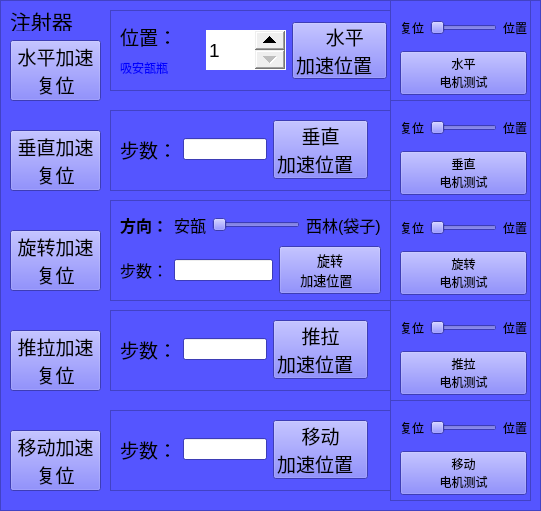
  <widget class="QFrame" name="frame">
   <property name="geometry">
    <rect>
     <x>0</x>
     <y>10</y>
     <width>541</width>
     <height>511</height>
    </rect>
   </property>
   <property name="palette">
    <palette>
     <active>
      <colorrole role="WindowText">
       <brush brushstyle="SolidPattern">
        <color alpha="255">
         <red>0</red>
         <green>0</green>
         <blue>0</blue>
        </color>
       </brush>
      </colorrole>
      <colorrole role="Button">
       <brush brushstyle="SolidPattern">
        <color alpha="255">
         <red>85</red>
         <green>85</green>
         <blue>255</blue>
        </color>
       </brush>
      </colorrole>
      <colorrole role="Light">
       <brush brushstyle="SolidPattern">
        <color alpha="255">
         <red>213</red>
         <green>213</green>
         <blue>255</blue>
        </color>
       </brush>
      </colorrole>
      <colorrole role="Midlight">
       <brush brushstyle="SolidPattern">
        <color alpha="255">
         <red>149</red>
         <green>149</green>
         <blue>255</blue>
        </color>
       </brush>
      </colorrole>
      <colorrole role="Dark">
       <brush brushstyle="SolidPattern">
        <color alpha="255">
         <red>42</red>
         <green>42</green>
         <blue>127</blue>
        </color>
       </brush>
      </colorrole>
      <colorrole role="Mid">
       <brush brushstyle="SolidPattern">
        <color alpha="255">
         <red>56</red>
         <green>56</green>
         <blue>170</blue>
        </color>
       </brush>
      </colorrole>
      <colorrole role="Text">
       <brush brushstyle="SolidPattern">
        <color alpha="255">
         <red>0</red>
         <green>0</green>
         <blue>0</blue>
        </color>
       </brush>
      </colorrole>
      <colorrole role="BrightText">
       <brush brushstyle="SolidPattern">
        <color alpha="255">
         <red>255</red>
         <green>255</green>
         <blue>255</blue>
        </color>
       </brush>
      </colorrole>
      <colorrole role="ButtonText">
       <brush brushstyle="SolidPattern">
        <color alpha="255">
         <red>0</red>
         <green>0</green>
         <blue>0</blue>
        </color>
       </brush>
      </colorrole>
      <colorrole role="Base">
       <brush brushstyle="SolidPattern">
        <color alpha="255">
         <red>255</red>
         <green>255</green>
         <blue>255</blue>
        </color>
       </brush>
      </colorrole>
      <colorrole role="Window">
       <brush brushstyle="SolidPattern">
        <color alpha="255">
         <red>85</red>
         <green>85</green>
         <blue>255</blue>
        </color>
       </brush>
      </colorrole>
      <colorrole role="Shadow">
       <brush brushstyle="SolidPattern">
        <color alpha="255">
         <red>0</red>
         <green>0</green>
         <blue>0</blue>
        </color>
       </brush>
      </colorrole>
      <colorrole role="AlternateBase">
       <brush brushstyle="SolidPattern">
        <color alpha="255">
         <red>170</red>
         <green>170</green>
         <blue>255</blue>
        </color>
       </brush>
      </colorrole>
      <colorrole role="ToolTipBase">
       <brush brushstyle="SolidPattern">
        <color alpha="255">
         <red>255</red>
         <green>255</green>
         <blue>220</blue>
        </color>
       </brush>
      </colorrole>
      <colorrole role="ToolTipText">
       <brush brushstyle="SolidPattern">
        <color alpha="255">
         <red>0</red>
         <green>0</green>
         <blue>0</blue>
        </color>
       </brush>
      </colorrole>
     </active>
     <inactive>
      <colorrole role="WindowText">
       <brush brushstyle="SolidPattern">
        <color alpha="255">
         <red>0</red>
         <green>0</green>
         <blue>0</blue>
        </color>
       </brush>
      </colorrole>
      <colorrole role="Button">
       <brush brushstyle="SolidPattern">
        <color alpha="255">
         <red>85</red>
         <green>85</green>
         <blue>255</blue>
        </color>
       </brush>
      </colorrole>
      <colorrole role="Light">
       <brush brushstyle="SolidPattern">
        <color alpha="255">
         <red>213</red>
         <green>213</green>
         <blue>255</blue>
        </color>
       </brush>
      </colorrole>
      <colorrole role="Midlight">
       <brush brushstyle="SolidPattern">
        <color alpha="255">
         <red>149</red>
         <green>149</green>
         <blue>255</blue>
        </color>
       </brush>
      </colorrole>
      <colorrole role="Dark">
       <brush brushstyle="SolidPattern">
        <color alpha="255">
         <red>42</red>
         <green>42</green>
         <blue>127</blue>
        </color>
       </brush>
      </colorrole>
      <colorrole role="Mid">
       <brush brushstyle="SolidPattern">
        <color alpha="255">
         <red>56</red>
         <green>56</green>
         <blue>170</blue>
        </color>
       </brush>
      </colorrole>
      <colorrole role="Text">
       <brush brushstyle="SolidPattern">
        <color alpha="255">
         <red>0</red>
         <green>0</green>
         <blue>0</blue>
        </color>
       </brush>
      </colorrole>
      <colorrole role="BrightText">
       <brush brushstyle="SolidPattern">
        <color alpha="255">
         <red>255</red>
         <green>255</green>
         <blue>255</blue>
        </color>
       </brush>
      </colorrole>
      <colorrole role="ButtonText">
       <brush brushstyle="SolidPattern">
        <color alpha="255">
         <red>0</red>
         <green>0</green>
         <blue>0</blue>
        </color>
       </brush>
      </colorrole>
      <colorrole role="Base">
       <brush brushstyle="SolidPattern">
        <color alpha="255">
         <red>255</red>
         <green>255</green>
         <blue>255</blue>
        </color>
       </brush>
      </colorrole>
      <colorrole role="Window">
       <brush brushstyle="SolidPattern">
        <color alpha="255">
         <red>85</red>
         <green>85</green>
         <blue>255</blue>
        </color>
       </brush>
      </colorrole>
      <colorrole role="Shadow">
       <brush brushstyle="SolidPattern">
        <color alpha="255">
         <red>0</red>
         <green>0</green>
         <blue>0</blue>
        </color>
       </brush>
      </colorrole>
      <colorrole role="AlternateBase">
       <brush brushstyle="SolidPattern">
        <color alpha="255">
         <red>170</red>
         <green>170</green>
         <blue>255</blue>
        </color>
       </brush>
      </colorrole>
      <colorrole role="ToolTipBase">
       <brush brushstyle="SolidPattern">
        <color alpha="255">
         <red>255</red>
         <green>255</green>
         <blue>220</blue>
        </color>
       </brush>
      </colorrole>
      <colorrole role="ToolTipText">
       <brush brushstyle="SolidPattern">
        <color alpha="255">
         <red>0</red>
         <green>0</green>
         <blue>0</blue>
        </color>
       </brush>
      </colorrole>
     </inactive>
     <disabled>
      <colorrole role="WindowText">
       <brush brushstyle="SolidPattern">
        <color alpha="255">
         <red>42</red>
         <green>42</green>
         <blue>127</blue>
        </color>
       </brush>
      </colorrole>
      <colorrole role="Button">
       <brush brushstyle="SolidPattern">
        <color alpha="255">
         <red>85</red>
         <green>85</green>
         <blue>255</blue>
        </color>
       </brush>
      </colorrole>
      <colorrole role="Light">
       <brush brushstyle="SolidPattern">
        <color alpha="255">
         <red>213</red>
         <green>213</green>
         <blue>255</blue>
        </color>
       </brush>
      </colorrole>
      <colorrole role="Midlight">
       <brush brushstyle="SolidPattern">
        <color alpha="255">
         <red>149</red>
         <green>149</green>
         <blue>255</blue>
        </color>
       </brush>
      </colorrole>
      <colorrole role="Dark">
       <brush brushstyle="SolidPattern">
        <color alpha="255">
         <red>42</red>
         <green>42</green>
         <blue>127</blue>
        </color>
       </brush>
      </colorrole>
      <colorrole role="Mid">
       <brush brushstyle="SolidPattern">
        <color alpha="255">
         <red>56</red>
         <green>56</green>
         <blue>170</blue>
        </color>
       </brush>
      </colorrole>
      <colorrole role="Text">
       <brush brushstyle="SolidPattern">
        <color alpha="255">
         <red>42</red>
         <green>42</green>
         <blue>127</blue>
        </color>
       </brush>
      </colorrole>
      <colorrole role="BrightText">
       <brush brushstyle="SolidPattern">
        <color alpha="255">
         <red>255</red>
         <green>255</green>
         <blue>255</blue>
        </color>
       </brush>
      </colorrole>
      <colorrole role="ButtonText">
       <brush brushstyle="SolidPattern">
        <color alpha="255">
         <red>42</red>
         <green>42</green>
         <blue>127</blue>
        </color>
       </brush>
      </colorrole>
      <colorrole role="Base">
       <brush brushstyle="SolidPattern">
        <color alpha="255">
         <red>85</red>
         <green>85</green>
         <blue>255</blue>
        </color>
       </brush>
      </colorrole>
      <colorrole role="Window">
       <brush brushstyle="SolidPattern">
        <color alpha="255">
         <red>85</red>
         <green>85</green>
         <blue>255</blue>
        </color>
       </brush>
      </colorrole>
      <colorrole role="Shadow">
       <brush brushstyle="SolidPattern">
        <color alpha="255">
         <red>0</red>
         <green>0</green>
         <blue>0</blue>
        </color>
       </brush>
      </colorrole>
      <colorrole role="AlternateBase">
       <brush brushstyle="SolidPattern">
        <color alpha="255">
         <red>85</red>
         <green>85</green>
         <blue>255</blue>
        </color>
       </brush>
      </colorrole>
      <colorrole role="ToolTipBase">
       <brush brushstyle="SolidPattern">
        <color alpha="255">
         <red>255</red>
         <green>255</green>
         <blue>220</blue>
        </color>
       </brush>
      </colorrole>
      <colorrole role="ToolTipText">
       <brush brushstyle="SolidPattern">
        <color alpha="255">
         <red>0</red>
         <green>0</green>
         <blue>0</blue>
        </color>
       </brush>
      </colorrole>
     </disabled>
    </palette>
   </property>
   <property name="frameShape">
    <enum>QFrame::StyledPanel</enum>
   </property>
   <property name="frameShadow">
    <enum>QFrame::Raised</enum>
   </property>
   <widget class="QPushButton" name="InjectorHResetButton">
    <property name="geometry">
     <rect>
      <x>10</x>
      <y>40</y>
      <width>91</width>
      <height>61</height>
     </rect>
    </property>
    <property name="font">
     <font>
      <pointsize>14</pointsize>
      <kerning>true</kerning>
     </font>
    </property>
    <property name="text">
     <string>水平加速
复位</string>
    </property>
    <property name="autoRepeat">
     <bool>false</bool>
    </property>
    <property name="autoExclusive">
     <bool>false</bool>
    </property>
    <property name="autoDefault">
     <bool>false</bool>
    </property>
   </widget>
   <widget class="QFrame" name="frame_4">
    <property name="geometry">
     <rect>
      <x>110</x>
      <y>110</y>
      <width>281</width>
      <height>81</height>
     </rect>
    </property>
    <property name="frameShape">
     <enum>QFrame::StyledPanel</enum>
    </property>
    <property name="frameShadow">
     <enum>QFrame::Raised</enum>
    </property>
    <widget class="QWidget" name="layoutWidget">
     <property name="geometry">
      <rect>
       <x>10</x>
       <y>10</y>
       <width>248</width>
       <height>59</height>
      </rect>
     </property>
     <layout class="QHBoxLayout" name="horizontalLayout_2">
      <item>
       <widget class="QLabel" name="label_3">
        <property name="font">
         <font>
          <pointsize>14</pointsize>
         </font>
        </property>
        <property name="text">
         <string>步数：</string>
        </property>
       </widget>
      </item>
      <item>
       <widget class="QLineEdit" name="InjectorVertEdit"/>
      </item>
      <item>
       <widget class="QPushButton" name="InjectorVSetButton">
        <property name="font">
         <font>
          <pointsize>14</pointsize>
          <kerning>true</kerning>
         </font>
        </property>
        <property name="text">
         <string>垂直
加速位置  </string>
        </property>
       </widget>
      </item>
     </layout>
    </widget>
   </widget>
   <widget class="QPushButton" name="InjectorVResetButton">
    <property name="geometry">
     <rect>
      <x>10</x>
      <y>130</y>
      <width>91</width>
      <height>61</height>
     </rect>
    </property>
    <property name="font">
     <font>
      <pointsize>14</pointsize>
      <kerning>true</kerning>
     </font>
    </property>
    <property name="text">
     <string>垂直加速
复位</string>
    </property>
    <property name="autoRepeat">
     <bool>false</bool>
    </property>
    <property name="autoExclusive">
     <bool>false</bool>
    </property>
    <property name="autoDefault">
     <bool>false</bool>
    </property>
   </widget>
   <widget class="QFrame" name="frame_2">
    <property name="geometry">
     <rect>
      <x>110</x>
      <y>10</y>
      <width>281</width>
      <height>81</height>
     </rect>
    </property>
    <property name="frameShape">
     <enum>QFrame::StyledPanel</enum>
    </property>
    <property name="frameShadow">
     <enum>QFrame::Raised</enum>
    </property>
    <widget class="QWidget" name="">
     <property name="geometry">
      <rect>
       <x>10</x>
       <y>12</y>
       <width>267</width>
       <height>57</height>
      </rect>
     </property>
     <layout class="QHBoxLayout" name="horizontalLayout_3">
      <item>
       <layout class="QVBoxLayout" name="verticalLayout_2">
        <item>
         <widget class="QLabel" name="label_2">
          <property name="font">
           <font>
            <pointsize>14</pointsize>
           </font>
          </property>
          <property name="text">
           <string>位置：</string>
          </property>
         </widget>
        </item>
        <item>
         <widget class="QLabel" name="label_HPos">
          <property name="styleSheet">
           <string notr="true">color: rgb(0, 0, 255);
font: 75 12pt &quot;Ubuntu&quot;;</string>
          </property>
          <property name="text">
           <string>吸安瓿瓶</string>
          </property>
         </widget>
        </item>
       </layout>
      </item>
      <item>
       <widget class="QSpinBox" name="InjectorHorizSpin">
        <property name="minimumSize">
         <size>
          <width>0</width>
          <height>40</height>
         </size>
        </property>
        <property name="font">
         <font>
          <pointsize>14</pointsize>
         </font>
        </property>
        <property name="styleSheet">
         <string notr="true">QSpinBox::up-button
{
 width: 30px;
}
QSpinBox::down-button
{
 width: 30px;
}
QSpinBox
{
 border-width: 1;
}</string>
        </property>
        <property name="minimum">
         <number>1</number>
        </property>
        <property name="maximum">
         <number>4</number>
        </property>
       </widget>
      </item>
      <item>
       <widget class="QPushButton" name="InjectorHSetButton">
        <property name="font">
         <font>
          <pointsize>14</pointsize>
          <kerning>true</kerning>
         </font>
        </property>
        <property name="text">
         <string>  水平
加速位置  </string>
        </property>
       </widget>
      </item>
     </layout>
    </widget>
   </widget>
   <widget class="QLabel" name="label_1">
    <property name="geometry">
     <rect>
      <x>10</x>
      <y>10</y>
      <width>81</width>
      <height>21</height>
     </rect>
    </property>
    <property name="font">
     <font>
      <pointsize>16</pointsize>
     </font>
    </property>
    <property name="text">
     <string>注射器</string>
    </property>
   </widget>
   <widget class="QFrame" name="frame_7">
    <property name="geometry">
     <rect>
      <x>390</x>
      <y>0</y>
      <width>141</width>
      <height>101</height>
     </rect>
    </property>
    <property name="frameShape">
     <enum>QFrame::StyledPanel</enum>
    </property>
    <property name="frameShadow">
     <enum>QFrame::Raised</enum>
    </property>
    <widget class="QWidget" name="layoutWidget_3">
     <property name="geometry">
      <rect>
       <x>10</x>
       <y>10</y>
       <width>127</width>
       <height>85</height>
      </rect>
     </property>
     <layout class="QVBoxLayout" name="verticalLayout_3">
      <item>
       <layout class="QHBoxLayout" name="horizontalLayout_6">
        <item>
         <widget class="QLabel" name="label_8">
          <property name="text">
           <string>复位</string>
          </property>
         </widget>
        </item>
        <item>
         <widget class="QSlider" name="InjectorHorizSlider">
          <property name="minimumSize">
           <size>
            <width>50</width>
            <height>0</height>
           </size>
          </property>
          <property name="maximum">
           <number>1</number>
          </property>
          <property name="pageStep">
           <number>1</number>
          </property>
          <property name="orientation">
           <enum>Qt::Horizontal</enum>
          </property>
         </widget>
        </item>
        <item>
         <widget class="QLabel" name="label_9">
          <property name="text">
           <string>位置</string>
          </property>
         </widget>
        </item>
       </layout>
      </item>
      <item>
       <widget class="QPushButton" name="InjectorHTestButton">
        <property name="text">
         <string>水平
电机测试</string>
        </property>
       </widget>
      </item>
     </layout>
    </widget>
   </widget>
   <widget class="QFrame" name="frame_8">
    <property name="geometry">
     <rect>
      <x>390</x>
      <y>100</y>
      <width>141</width>
      <height>101</height>
     </rect>
    </property>
    <property name="frameShape">
     <enum>QFrame::StyledPanel</enum>
    </property>
    <property name="frameShadow">
     <enum>QFrame::Raised</enum>
    </property>
    <widget class="QWidget" name="layoutWidget_4">
     <property name="geometry">
      <rect>
       <x>10</x>
       <y>10</y>
       <width>127</width>
       <height>85</height>
      </rect>
     </property>
     <layout class="QVBoxLayout" name="verticalLayout_4">
      <item>
       <layout class="QHBoxLayout" name="horizontalLayout_7">
        <item>
         <widget class="QLabel" name="label_10">
          <property name="text">
           <string>复位</string>
          </property>
         </widget>
        </item>
        <item>
         <widget class="QSlider" name="InjectorVertSlider">
          <property name="minimumSize">
           <size>
            <width>50</width>
            <height>0</height>
           </size>
          </property>
          <property name="maximum">
           <number>1</number>
          </property>
          <property name="pageStep">
           <number>1</number>
          </property>
          <property name="orientation">
           <enum>Qt::Horizontal</enum>
          </property>
         </widget>
        </item>
        <item>
         <widget class="QLabel" name="label_11">
          <property name="text">
           <string>位置</string>
          </property>
         </widget>
        </item>
       </layout>
      </item>
      <item>
       <widget class="QPushButton" name="InjectorVTestButton">
        <property name="text">
         <string>垂直
电机测试</string>
        </property>
       </widget>
      </item>
     </layout>
    </widget>
   </widget>
   <widget class="QPushButton" name="InjectorRResetButton">
    <property name="geometry">
     <rect>
      <x>10</x>
      <y>230</y>
      <width>91</width>
      <height>61</height>
     </rect>
    </property>
    <property name="font">
     <font>
      <pointsize>14</pointsize>
      <kerning>true</kerning>
     </font>
    </property>
    <property name="text">
     <string>旋转加速
复位</string>
    </property>
    <property name="autoRepeat">
     <bool>false</bool>
    </property>
    <property name="autoExclusive">
     <bool>false</bool>
    </property>
    <property name="autoDefault">
     <bool>false</bool>
    </property>
   </widget>
   <widget class="QFrame" name="frame_9">
    <property name="geometry">
     <rect>
      <x>390</x>
      <y>200</y>
      <width>141</width>
      <height>101</height>
     </rect>
    </property>
    <property name="frameShape">
     <enum>QFrame::StyledPanel</enum>
    </property>
    <property name="frameShadow">
     <enum>QFrame::Raised</enum>
    </property>
    <widget class="QWidget" name="layoutWidget_5">
     <property name="geometry">
      <rect>
       <x>10</x>
       <y>10</y>
       <width>127</width>
       <height>85</height>
      </rect>
     </property>
     <layout class="QVBoxLayout" name="verticalLayout_5">
      <item>
       <layout class="QHBoxLayout" name="horizontalLayout_8">
        <item>
         <widget class="QLabel" name="label_12">
          <property name="text">
           <string>复位</string>
          </property>
         </widget>
        </item>
        <item>
         <widget class="QSlider" name="InjectorRotateSlider">
          <property name="minimumSize">
           <size>
            <width>50</width>
            <height>0</height>
           </size>
          </property>
          <property name="maximum">
           <number>1</number>
          </property>
          <property name="pageStep">
           <number>1</number>
          </property>
          <property name="orientation">
           <enum>Qt::Horizontal</enum>
          </property>
         </widget>
        </item>
        <item>
         <widget class="QLabel" name="label_13">
          <property name="text">
           <string>位置</string>
          </property>
         </widget>
        </item>
       </layout>
      </item>
      <item>
       <widget class="QPushButton" name="InjectorRTestButton">
        <property name="text">
         <string>旋转
电机测试</string>
        </property>
       </widget>
      </item>
     </layout>
    </widget>
   </widget>
   <widget class="QFrame" name="frame_5">
    <property name="geometry">
     <rect>
      <x>110</x>
      <y>200</y>
      <width>281</width>
      <height>101</height>
     </rect>
    </property>
    <property name="frameShape">
     <enum>QFrame::StyledPanel</enum>
    </property>
    <property name="frameShadow">
     <enum>QFrame::Raised</enum>
    </property>
    <widget class="QWidget" name="layoutWidget_6">
     <property name="geometry">
      <rect>
       <x>10</x>
       <y>10</y>
       <width>261</width>
       <height>84</height>
      </rect>
     </property>
     <layout class="QVBoxLayout" name="verticalLayout">
      <item>
       <layout class="QHBoxLayout" name="horizontalLayout_11">
        <item>
         <widget class="QLabel" name="label">
          <property name="font">
           <font>
            <pointsize>12</pointsize>
            <weight>75</weight>
            <bold>true</bold>
           </font>
          </property>
          <property name="text">
           <string>方向：</string>
          </property>
         </widget>
        </item>
        <item>
         <widget class="QLabel" name="label_18">
          <property name="font">
           <font>
            <pointsize>12</pointsize>
           </font>
          </property>
          <property name="text">
           <string>安瓿</string>
          </property>
         </widget>
        </item>
        <item>
         <widget class="QSlider" name="InjectorRotateWaySlider">
          <property name="minimumSize">
           <size>
            <width>50</width>
            <height>0</height>
           </size>
          </property>
          <property name="maximum">
           <number>1</number>
          </property>
          <property name="pageStep">
           <number>1</number>
          </property>
          <property name="orientation">
           <enum>Qt::Horizontal</enum>
          </property>
         </widget>
        </item>
        <item>
         <widget class="QLabel" name="label_19">
          <property name="font">
           <font>
            <pointsize>12</pointsize>
           </font>
          </property>
          <property name="text">
           <string>西林(袋子)</string>
          </property>
         </widget>
        </item>
       </layout>
      </item>
      <item>
       <layout class="QHBoxLayout" name="horizontalLayout">
        <item>
         <widget class="QLabel" name="label_4">
          <property name="font">
           <font>
            <pointsize>12</pointsize>
           </font>
          </property>
          <property name="text">
           <string>步数：</string>
          </property>
         </widget>
        </item>
        <item>
         <widget class="QLineEdit" name="InjectorRotateEdit"/>
        </item>
        <item>
         <widget class="QPushButton" name="InjectorRSetButton">
          <property name="minimumSize">
           <size>
            <width>102</width>
            <height>0</height>
           </size>
          </property>
          <property name="font">
           <font>
            <pointsize>10</pointsize>
            <kerning>true</kerning>
           </font>
          </property>
          <property name="text">
           <string>旋转
加速位置  </string>
          </property>
         </widget>
        </item>
       </layout>
      </item>
     </layout>
    </widget>
   </widget>
   <widget class="QFrame" name="frame_10">
    <property name="geometry">
     <rect>
      <x>390</x>
      <y>300</y>
      <width>141</width>
      <height>101</height>
     </rect>
    </property>
    <property name="frameShape">
     <enum>QFrame::StyledPanel</enum>
    </property>
    <property name="frameShadow">
     <enum>QFrame::Raised</enum>
    </property>
    <widget class="QWidget" name="layoutWidget_7">
     <property name="geometry">
      <rect>
       <x>10</x>
       <y>10</y>
       <width>127</width>
       <height>85</height>
      </rect>
     </property>
     <layout class="QVBoxLayout" name="verticalLayout_6">
      <item>
       <layout class="QHBoxLayout" name="horizontalLayout_9">
        <item>
         <widget class="QLabel" name="label_14">
          <property name="text">
           <string>复位</string>
          </property>
         </widget>
        </item>
        <item>
         <widget class="QSlider" name="InjectorPushSlider">
          <property name="minimumSize">
           <size>
            <width>50</width>
            <height>0</height>
           </size>
          </property>
          <property name="maximum">
           <number>1</number>
          </property>
          <property name="pageStep">
           <number>1</number>
          </property>
          <property name="orientation">
           <enum>Qt::Horizontal</enum>
          </property>
         </widget>
        </item>
        <item>
         <widget class="QLabel" name="label_15">
          <property name="text">
           <string>位置</string>
          </property>
         </widget>
        </item>
       </layout>
      </item>
      <item>
       <widget class="QPushButton" name="InjectorPTestButton">
        <property name="text">
         <string>推拉
电机测试</string>
        </property>
       </widget>
      </item>
     </layout>
    </widget>
   </widget>
   <widget class="QPushButton" name="InjectorPResetButton">
    <property name="geometry">
     <rect>
      <x>10</x>
      <y>330</y>
      <width>91</width>
      <height>61</height>
     </rect>
    </property>
    <property name="font">
     <font>
      <pointsize>14</pointsize>
      <kerning>true</kerning>
     </font>
    </property>
    <property name="text">
     <string>推拉加速
复位</string>
    </property>
    <property name="autoRepeat">
     <bool>false</bool>
    </property>
    <property name="autoExclusive">
     <bool>false</bool>
    </property>
    <property name="autoDefault">
     <bool>false</bool>
    </property>
   </widget>
   <widget class="QFrame" name="frame_6">
    <property name="geometry">
     <rect>
      <x>110</x>
      <y>310</y>
      <width>281</width>
      <height>81</height>
     </rect>
    </property>
    <property name="frameShape">
     <enum>QFrame::StyledPanel</enum>
    </property>
    <property name="frameShadow">
     <enum>QFrame::Raised</enum>
    </property>
    <widget class="QWidget" name="layoutWidget_8">
     <property name="geometry">
      <rect>
       <x>10</x>
       <y>10</y>
       <width>248</width>
       <height>59</height>
      </rect>
     </property>
     <layout class="QHBoxLayout" name="horizontalLayout_4">
      <item>
       <widget class="QLabel" name="label_5">
        <property name="font">
         <font>
          <pointsize>14</pointsize>
         </font>
        </property>
        <property name="text">
         <string>步数：</string>
        </property>
       </widget>
      </item>
      <item>
       <widget class="QLineEdit" name="InjectorPushEdit"/>
      </item>
      <item>
       <widget class="QPushButton" name="InjectorPSetButton">
        <property name="font">
         <font>
          <pointsize>14</pointsize>
          <kerning>true</kerning>
         </font>
        </property>
        <property name="text">
         <string>推拉
加速位置  </string>
        </property>
       </widget>
      </item>
     </layout>
    </widget>
   </widget>
   <widget class="QFrame" name="frame_11">
    <property name="geometry">
     <rect>
      <x>390</x>
      <y>400</y>
      <width>141</width>
      <height>101</height>
     </rect>
    </property>
    <property name="frameShape">
     <enum>QFrame::StyledPanel</enum>
    </property>
    <property name="frameShadow">
     <enum>QFrame::Raised</enum>
    </property>
    <widget class="QWidget" name="layoutWidget_9">
     <property name="geometry">
      <rect>
       <x>10</x>
       <y>10</y>
       <width>127</width>
       <height>85</height>
      </rect>
     </property>
     <layout class="QVBoxLayout" name="verticalLayout_7">
      <item>
       <layout class="QHBoxLayout" name="horizontalLayout_10">
        <item>
         <widget class="QLabel" name="label_16">
          <property name="text">
           <string>复位</string>
          </property>
         </widget>
        </item>
        <item>
         <widget class="QSlider" name="InjectorMoveSlider">
          <property name="minimumSize">
           <size>
            <width>50</width>
            <height>0</height>
           </size>
          </property>
          <property name="maximum">
           <number>1</number>
          </property>
          <property name="pageStep">
           <number>1</number>
          </property>
          <property name="orientation">
           <enum>Qt::Horizontal</enum>
          </property>
         </widget>
        </item>
        <item>
         <widget class="QLabel" name="label_17">
          <property name="text">
           <string>位置</string>
          </property>
         </widget>
        </item>
       </layout>
      </item>
      <item>
       <widget class="QPushButton" name="InjectorMTestButton">
        <property name="text">
         <string>移动
电机测试</string>
        </property>
       </widget>
      </item>
     </layout>
    </widget>
   </widget>
   <widget class="QFrame" name="frame_12">
    <property name="geometry">
     <rect>
      <x>110</x>
      <y>410</y>
      <width>281</width>
      <height>81</height>
     </rect>
    </property>
    <property name="frameShape">
     <enum>QFrame::StyledPanel</enum>
    </property>
    <property name="frameShadow">
     <enum>QFrame::Raised</enum>
    </property>
    <widget class="QWidget" name="layoutWidget_10">
     <property name="geometry">
      <rect>
       <x>10</x>
       <y>10</y>
       <width>248</width>
       <height>59</height>
      </rect>
     </property>
     <layout class="QHBoxLayout" name="horizontalLayout_5">
      <item>
       <widget class="QLabel" name="label_6">
        <property name="font">
         <font>
          <pointsize>14</pointsize>
         </font>
        </property>
        <property name="text">
         <string>步数：</string>
        </property>
       </widget>
      </item>
      <item>
       <widget class="QLineEdit" name="InjectorMoveEdit"/>
      </item>
      <item>
       <widget class="QPushButton" name="InjectorMSetButton">
        <property name="font">
         <font>
          <pointsize>14</pointsize>
          <kerning>true</kerning>
         </font>
        </property>
        <property name="text">
         <string>移动
加速位置  </string>
        </property>
       </widget>
      </item>
     </layout>
    </widget>
   </widget>
   <widget class="QPushButton" name="InjectorMResetButton">
    <property name="geometry">
     <rect>
      <x>10</x>
      <y>430</y>
      <width>91</width>
      <height>61</height>
     </rect>
    </property>
    <property name="font">
     <font>
      <pointsize>14</pointsize>
      <kerning>true</kerning>
     </font>
    </property>
    <property name="text">
     <string>移动加速
复位</string>
    </property>
    <property name="autoRepeat">
     <bool>false</bool>
    </property>
    <property name="autoExclusive">
     <bool>false</bool>
    </property>
    <property name="autoDefault">
     <bool>false</bool>
    </property>
   </widget>
   <zorder>frame_4</zorder>
   <zorder>InjectorHResetButton</zorder>
   <zorder>InjectorVResetButton</zorder>
   <zorder>frame_2</zorder>
   <zorder>label_1</zorder>
   <zorder>frame_7</zorder>
   <zorder>frame_8</zorder>
   <zorder>InjectorRResetButton</zorder>
   <zorder>frame_9</zorder>
   <zorder>frame_5</zorder>
   <zorder>frame_10</zorder>
   <zorder>InjectorPResetButton</zorder>
   <zorder>frame_6</zorder>
   <zorder>frame_11</zorder>
   <zorder>frame_12</zorder>
   <zorder>InjectorMResetButton</zorder>
  </widget>
